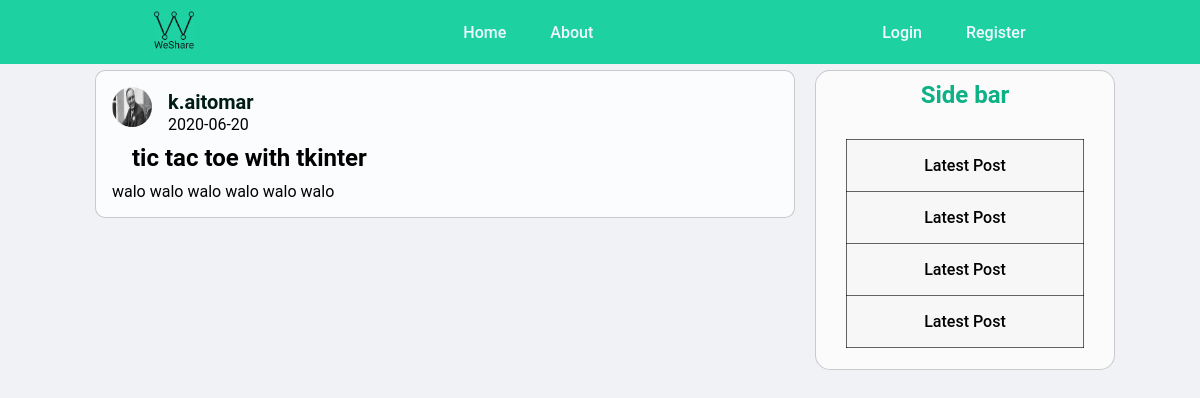
The page /post/12 on the database its author committed.
### blogapp/models.py (models this page shows, shortened)
class User(db.Model, UserMixin):
    id = db.Column(db.Integer, primary_key=True)
    username = db.Column(db.String(20), unique=True, nullable=False)
    email = db.Column(db.String(120), unique=True, nullable=False)
    image_file = db.Column(db.String(20), nullable=False, default='default.jpg')
    password = db.Column(db.String(60), nullable=False)
    posts = db.relationship('Post', backref='author', lazy=True)

class Post(db.Model):
    id = db.Column(db.Integer, primary_key=True)
    title = db.Column(db.String(100), nullable=False)
    date_posted = db.Column(db.DateTime, nullable=False, default=datetime.utcnow)
    content = db.Column(db.Text, nullable=False)
    user_id = db.Column(db.Integer, db.ForeignKey('user.id'), nullable=False)

### blogapp/posts/routes.py (the view)
@posts.route('/post/<int:post_id>')
def post(post_id):
    post = Post.query.get_or_404(post_id)
    return render_template('post.html', title=post.title , post=post)

### blogapp/templates/post.html (shortened to what this page needs)
{% extends 'layout.html' %}
{%block content%}
        <article class="blog-post-info">
            <img src="{{ url_for('static' , filename='profil_pics/'+ post.author.image_file) }}" alt="">
            <div class="blog-post-authour">
                <h1><a href="{{ url_for('users.user_posts', username=post.author.username) }}">{{ post.author.username }}</a></h1>
            </div>
            <div class="blog-post-date">
                <p>{{ post.date_posted.strftime('%Y-%m-%d') }}</p>
            </div>
            <div class="post-infos">
                <div class="single-post-title">
                    <h2>{{ post.title }}</h2>
                </div>
                <div class="blog-post-content">
                    <p>{{ post.content }}</p>
                </div>
            </div>
        </article>
{%endblock content%}

### blogapp/static/style.css (style rules this page uses)
* { font-family: 'Roboto' , sans-serif; box-sizing: border-box; margin : 0; padding: 0; }
body { background-color: #f1f2f6; font-size: medium; }
body { background-color: #f1f2f6; display: flex; justify-content: center; }
.blog-post-info { background-color: rgba(255, 255, 255, 0.719); margin: 10px; padding: 1rem; width: 700px; border: 1px solid rgba(0, 0, 0, 0.2) ; border-radius: 10px; }
.blog-post-info img { width: 40px; height: 40px; float: left; margin: 0 1rem 0 0; border-radius: 50%; display: block; }
.blog-post-info a { text-decoration: none; font-size: 20px; color: #001d15 }
.single-post-title { margin:0px 0px 10px 20px; }
.post-infos { margin-top: 10px; }

### rows shown on the page
User: image_file (picture), author.username "k.aitomar"
Post: date_posted "2020-06-20", title "tic tac toe with tkinter", content "walo walo walo walo walo walo"
